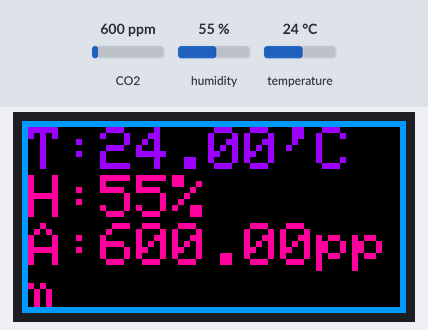
A sketch run on a simulated Arduino Uno, built for the host (arithmetic inside an expression is 32-bit, double 64-bit). On the bench: 64×32 colour display. The test bench sets the inputs (shaded band); at power-on: CO2 600 ppm, humidity 55 %, temperature 24 °C.

Above: at 4.7 s.
4.8 s: CO2 set to 452 ppm
At 8.7 s:
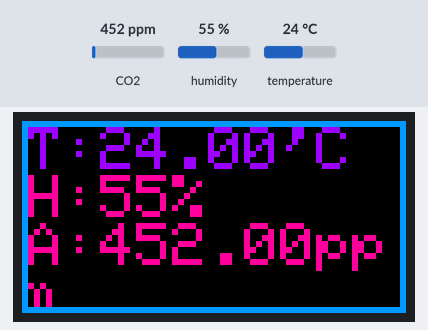
9.0 s: humidity set to 22 %
At 12.7 s:
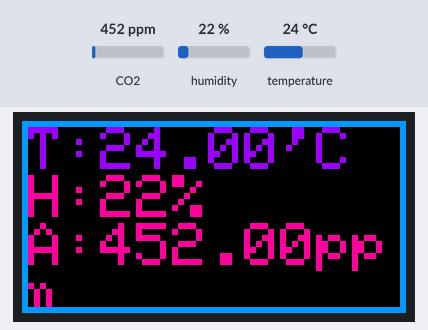
13.0 s: temperature set to 12 °C
At 16.7 s:
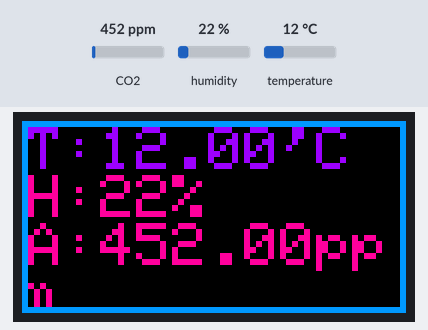
17.1 s: CO2 set to 1050 ppm
At 20.7 s:
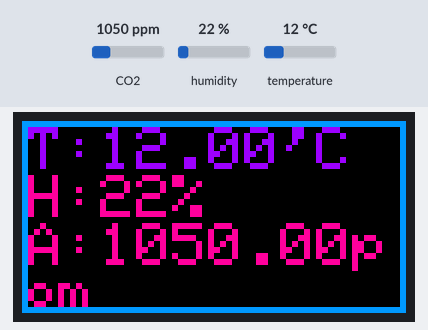
Timing chart, 0 to 22.1 s (numbered marks = the images above; inputs shaded):
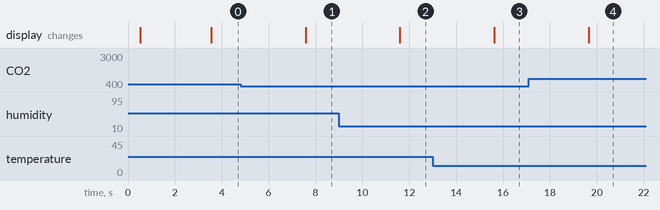

The sketch:

p004.1.ino
```cpp
/* Air Quality Sensor Measurement RGB Matrix Output [P004] : http://rdiot.tistory.com/327 [RDIoT Demo] */

// NOTE THIS CAN ONLY BE USED ON A MEGA! NOT ENOUGH RAM ON UNO!
#include <Adafruit_GFX.h>   // Core graphics library
#include <RGBmatrixPanel.h> // Hardware-specific library
#include <MQ135.h>

#include <Wire.h> //온도센서
#include <SI7021.h> //온도센서
int pin = A5; // 공기질센서

// LED Matrix
#define OE   9
#define LAT 10
#define CLK 11
#define A   A0
#define B   A1
#define C   A2
#define D   A3

RGBmatrixPanel matrix(A, B, C, D, CLK, LAT, OE, false, 64);

MQ135 gasSensor = MQ135(pin);

//#define RZERO 541.25
#define RZERO 76.63

double rzero;
double result;

int i=0;

/* 온도센서 SI7021 */
SI7021 sensor;

void setup() {

  matrix.begin(); // LED Matrix 초기화
  sensor.begin(); // Temperature SI7021

  // X,Y좌표에 1개 포인트 그리기 - 흰색 (7,7,7)
  matrix.drawPixel(0, 0, matrix.Color333(7, 7, 7));
  delay(500);

  /* 사각형 채우기 */
  // X,Y좌표부터 64x32만큼 사각형 채워서 그리기 - Yellow
  matrix.fillRect(0, 0, 64, 32, matrix.Color333(0, 7, 0));

  delay(3000);
}

void loop() {

  // clean - full black
  matrix.fillScreen(matrix.Color333(0, 0, 0));

  // temperature is an integer in hundredths
  float temperature = sensor.getCelsiusHundredths();
  temperature = temperature / 100.0;

  matrix.setTextColor(matrix.Color333(4,0,7));
  matrix.setCursor(1, 1);
  matrix.println("T:"+(String)temperature+"'C ");

  int humidity = sensor.getHumidityPercent();
  matrix.setTextColor(matrix.Color333(7,0,4));
  matrix.setCursor(1, 9);
  matrix.println("H:"+(String)humidity+"% ");

  if (i==0) {
   rzero = gasSensor.getRZero(); // float
  }
  if (i>0) {
   result = gasSensor.getRZero();
   rzero = (rzero + result)/2;
  }

  float co2_ppm = gasSensor.getPPM();

  matrix.setCursor(1, 17);    // start at top left, with 8 pixel of spacing
  matrix.println("A:"+(String)co2_ppm+"ppm");

  i++;

  if(co2_ppm > 3)
  {
    matrix.drawRect(0, 0, 64, 32, matrix.Color333(0, 4, 7));
  }
  else
  {
    matrix.drawRect(0, 0, 64, 32, matrix.Color333(0, 0, 7));
  }

  sensor.setHeater(true);
  delay(2000);
  sensor.setHeater(false);

  //cool down
  delay(2000);

}
```

Measured:
- after the input at 4.8 s, the display: changes after 2.8 s (image 1)
- after the input at 9.0 s, the display: changes after 2.6 s (image 2)
- after the input at 13.0 s, the display: changes after 2.6 s (image 3)
- after the input at 17.1 s, the display: changes after 2.5 s (image 4)
